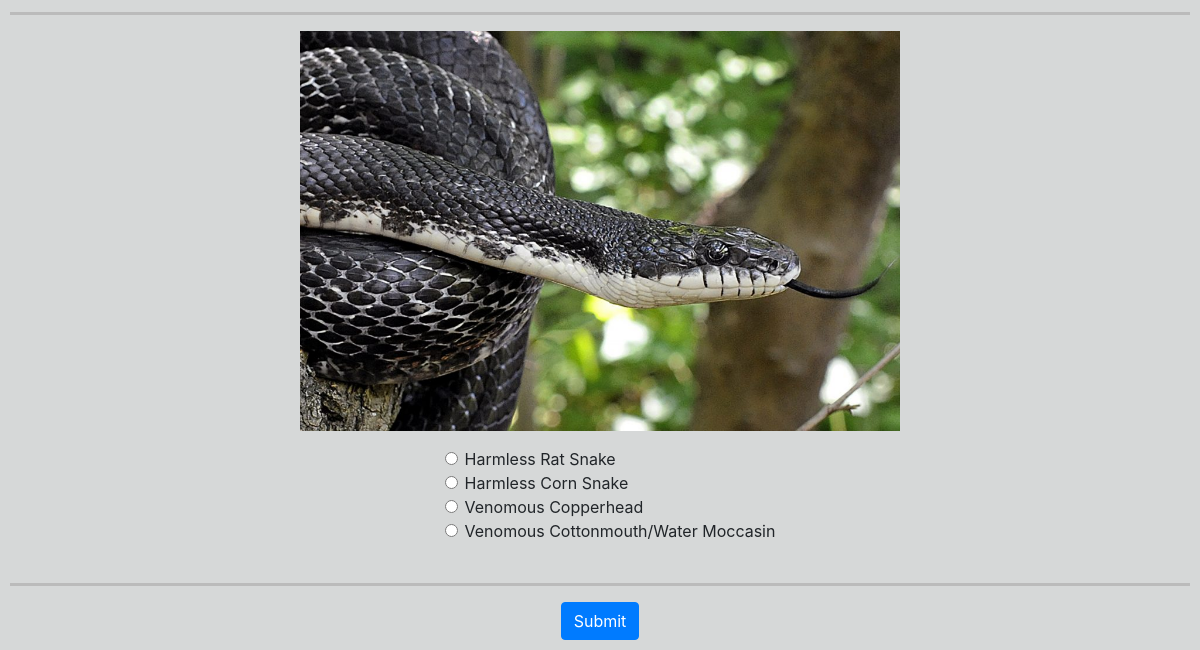
Page /trivia (lower part) on the earlier database version.
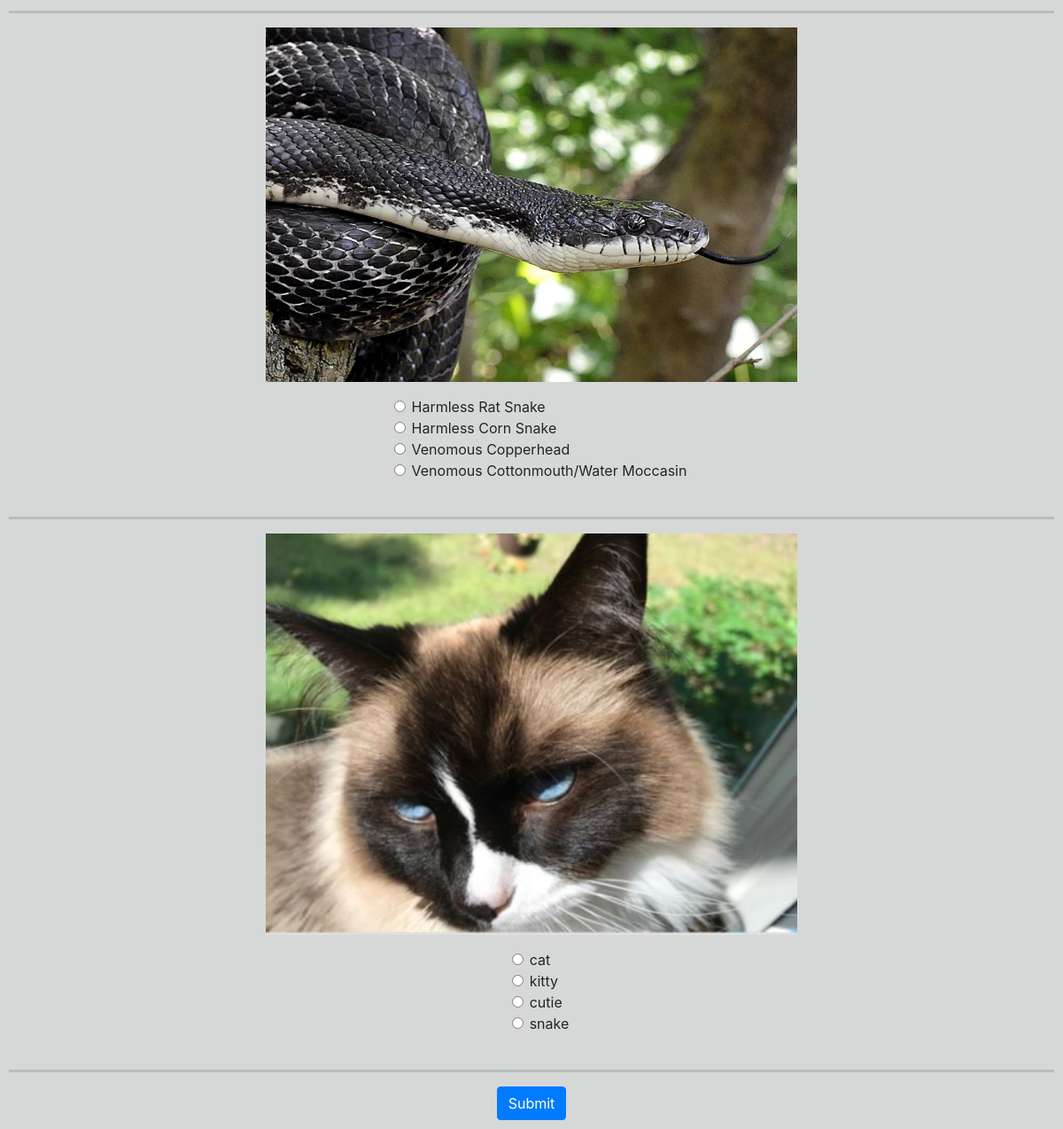
Same page on the later database version.
### ColdBlooded/models.py (models this page shows, shortened)
class Trivia(models.Model):
    id = models.AutoField(primary_key=True)
    question = models.ImageField()
    choice1 = models.CharField(max_length=200,null=True)
    choice2 = models.CharField(max_length=200,null=True)
    choice3 = models.CharField(max_length=200,null=True)
    choice4 = models.CharField(max_length=200,null=True)
    answer = models.CharField(max_length=200,null=True)

### ColdBlooded/views.py (the view)
# urls.py: path('trivia', views.trivia, name='trivia'),
def trivia(request):
    global count, trivia
    if request.method == 'POST':
        correct = 0
        incorrect = 0
        total = 0
        correct_answers = []
        incorrect_answers = []
        for t in trivia:
            if t.answer == request.POST.get(t.question):
                correct = correct + 1
                correct_answers.append(t.answer)
            else:
                incorrect = incorrect + 1
                incorrect_answers.append(t.answer)
            total = total + 1
        result = correct/total
        return render(request, 'ColdBlooded/result.html', {
            "Incorrect": incorrect,
            "Correct": correct,
            "Total": total,
            "Incorrect_answers": incorrect_answers,
            "Correct_answers": correct_answers,
            "Trivia": trivia,
            "Result": result,
        })
    else:
        trivia = utils.quiz_list(5)
        return render(request, "ColdBlooded/trivia.html", {
            "Trivia": trivia
        })

### ColdBlooded/utils.py (called while the page is built)
def quiz_list(count):
    trivia_id_list = Trivia.objects.values_list('id', flat=True)
    random_trivia_id_list = random.sample(list(trivia_id_list), min(len(trivia_id_list),count))
    trivia = Trivia.objects.filter(id__in=random_trivia_id_list).order_by('choice2')
    return trivia

### ColdBlooded/templates/ColdBlooded/trivia.html (shortened to what this page needs)
{% extends "ColdBlooded/layout.html" %}
{% load static %}
{% block body %}
<form method='POST' action=''>
    {% for question in Trivia %}
    <div class="form-group">
        <img src="{{ MEDIA_URL }}{{question.question}}" class="center">
    </div>
    <div style="text-align: center">
        <div class="form-check" style="text-align: center; display: inline-block; text-align: left">
            <div class="form-check">
                <input class="form-check-input" type="radio" name="{{question.question}}" id="gridRadios1" value= "{{question.choice1}}">
                <label class="form-check-label" for="gridRadios1">
                    {{question.choice1}}
                </label>
            </div>
            <div class="form-check">
                <input class="form-check-input" type="radio" name="{{question.question}}" id="gridRadios2" value="{{question.choice2}}">
                <label class="form-check-label" for="gridRadios2">
                    {{question.choice2}}
                </label>
            </div>
            <div class="form-check">
                <input class="form-check-input" type="radio" name="{{question.question}}" id="gridRadios3" value="{{question.choice3}}">
                <label class="form-check-label" for="gridRadios3">
                    {{question.choice3}}
                </label>
            </div>
            <div class="form-check">
                <input class="form-check-input" type="radio" name="{{question.question}}" id="gridRadios4" value="{{question.choice4}}">
                <label class="form-check-label" for="gridRadios4">
                    {{question.choice4}}
                </label>
            </div>
            <br>
        </div>
    </div>
    <hr class="solid">
    {% endfor %}
    <button type='submit' class="btn btn-primary" style = "display: block;
    margin:0 auto;">
        Submit
    </button>
</form>
{% endblock %}

Differences in the rows shown:
added Trivia: question (picture), choice1 "cat", choice2 "kitty", choice3 "cutie", choice4 "snake"
